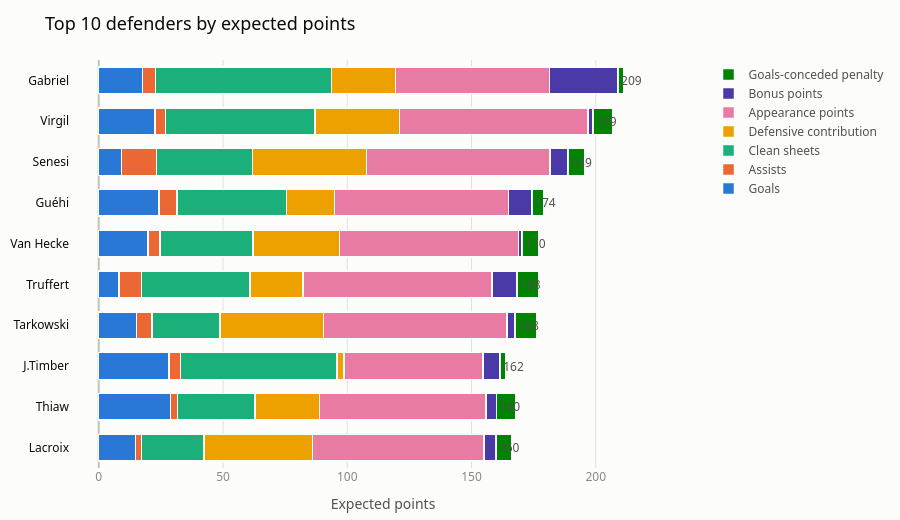

Here is the notebook cell this chart was saved with:
### Code cell
fig = go.Figure()
for col, label, color in COMPONENTS:
    fig.add_trace(go.Bar(
        y=plot_df['web_name'],
        x=plot_df[col],
        name=label,
        orientation='h',
        marker=dict(color=color, line=dict(color=SURFACE, width=1.5)),
        hovertemplate=f'%{{y}}<br>{label}: %{{x:.1f}} pts<extra></extra>',
    ))

# Direct label: net total, via a zero-width trailing bar + textposition='outside' so
# Plotly computes the padding past the bar tip itself, rather than a manual x-offset.
fig.add_trace(go.Bar(
    y=plot_df['web_name'], x=[0] * len(plot_df), orientation='h',
    marker=dict(color='rgba(0,0,0,0)'),
    text=[f'{t:.0f}' for t in plot_df['xPoints']],
    textposition='outside', textfont=dict(color=INK_SECONDARY, size=12),
    showlegend=False, hoverinfo='skip', cliponaxis=False,
))

# conceded_points is negative, so it stacks left of zero — pad the axis on both sides.
left = min(0, plot_df['conceded_points'].min()) * 1.3
right = plot_df['xPoints'].max() * 1.15

fig.update_layout(
    barmode='stack',
    bargap=0.35,
    title=dict(text='Top 10 defenders by expected points', font=dict(color=INK_PRIMARY, size=18)),
    legend=dict(font=dict(color=INK_SECONDARY)),
    plot_bgcolor=SURFACE,
    paper_bgcolor=SURFACE,
    font=dict(family='system-ui, -apple-system, "Segoe UI", sans-serif', color=INK_SECONDARY),
    xaxis=dict(title='Expected points', gridcolor=GRIDLINE, zerolinecolor=AXIS,
               tickfont=dict(color=INK_MUTED), range=[left, right]),
    yaxis=dict(tickfont=dict(color=INK_PRIMARY), automargin=True),
    margin=dict(l=10, r=150, t=60, b=40),
    height=520,
)
fig.show()

### Figure 1 — Plotly figure (JSON) as saved in the notebook; plotly's stock layout.template omitted (floating-point values rounded to 4 significant figures)
{"data": [{"hovertemplate": "%{y}<br>Goals: %{x:.1f} pts<extra></extra>", "marker": {"color": "#2a78d6", "line": {"color": "#fcfcfb", "width": 1.5}}, "name": "Goals", "orientation": "h", "type": "bar", "x": [14.7, 28.8, 28.26, 15.18, 8.1, 19.86, 24.3, 9.18, 22.62, 17.64], "y": ["Lacroix", "Thiaw", "J.Timber", "Tarkowski", "Truffert", "Van Hecke", "Guéhi", "Senesi", "Virgil", "Gabriel"]}, {"hovertemplate": "%{y}<br>Assists: %{x:.1f} pts<extra></extra>", "marker": {"color": "#eb6834", "line": {"color": "#fcfcfb", "width": 1.5}}, "name": "Assists", "orientation": "h", "type": "bar", "x": [2.49, 2.88, 4.59, 6.3, 9.21, 4.71, 7.11, 14.16, 4.32, 5.25], "y": ["Lacroix", "Thiaw", "J.Timber", "Tarkowski", "Truffert", "Van Hecke", "Guéhi", "Senesi", "Virgil", "Gabriel"]}, {"hovertemplate": "%{y}<br>Clean sheets: %{x:.1f} pts<extra></extra>", "marker": {"color": "#1baf7a", "line": {"color": "#fcfcfb", "width": 1.5}}, "name": "Clean sheets", "orientation": "h", "type": "bar", "x": [25.26, 31.19, 63.09, 27.26, 43.46, 37.54, 44.21, 38.46, 60.0, 70.76], "y": ["Lacroix", "Thiaw", "J.Timber", "Tarkowski", "Truffert", "Van Hecke", "Guéhi", "Senesi", "Virgil", "Gabriel"]}, {"hovertemplate": "%{y}<br>Defensive contribution: %{x:.1f} pts<extra></extra>", "marker": {"color": "#eda100", "line": {"color": "#fcfcfb", "width": 1.5}}, "name": "Defensive contribution", "orientation": "h", "type": "bar", "x": [43.65, 26.03, 2.743, 41.6, 21.45, 34.83, 19.34, 45.85, 33.99, 25.74], "y": ["Lacroix", "Thiaw", "J.Timber", "Tarkowski", "Truffert", "Van Hecke", "Guéhi", "Senesi", "Virgil", "Gabriel"]}, {"hovertemplate": "%{y}<br>Appearance points: %{x:.1f} pts<extra></extra>", "marker": {"color": "#e87ba4", "line": {"color": "#fcfcfb", "width": 1.5}}, "name": "Appearance points", "orientation": "h", "type": "bar", "x": [69.0, 67.0, 56.0, 74.0, 76.0, 72.0, 70.0, 74.0, 76.0, 62.0], "y": ["Lacroix", "Thiaw", "J.Timber", "Tarkowski", "Truffert", "Van Hecke", "Guéhi", "Senesi", "Virgil", "Gabriel"]}, {"hovertemplate": "%{y}<br>Bonus points: %{x:.1f} pts<extra></extra>", "marker": {"color": "#4a3aa7", "line": {"color": "#fcfcfb", "width": 1.5}}, "name": "Bonus points", "orientation": "h", "type": "bar", "x": [11.0, 12.0, 9.0, 12.0, 19.0, 8.0, 14.0, 14.0, 10.0, 30.0], "y": ["Lacroix", "Thiaw", "J.Timber", "Tarkowski", "Truffert", "Van Hecke", "Guéhi", "Senesi", "Virgil", "Gabriel"]}, {"hovertemplate": "%{y}<br>Goals-conceded penalty: %{x:.1f} pts<extra></extra>", "marker": {"color": "#008300", "line": {"color": "#fcfcfb", "width": 1.5}}, "name": "Goals-conceded penalty", "orientation": "h", "type": "bar", "x": [-6.314, -7.797, -2.151, -8.763, -8.889, -6.57, -4.605, -6.73, -8.0, -2.412], "y": ["Lacroix", "Thiaw", "J.Timber", "Tarkowski", "Truffert", "Van Hecke", "Guéhi", "Senesi", "Virgil", "Gabriel"]}, {"cliponaxis": false, "hoverinfo": "skip", "marker": {"color": "rgba(0,0,0,0)"}, "orientation": "h", "showlegend": false, "text": ["160", "160", "162", "168", "168", "170", "174", "189", "199", "209"], "textfont": {"color": "#52514e", "size": 12}, "textposition": "outside", "type": "bar", "x": [0, 0, 0, 0, 0, 0, 0, 0, 0, 0], "y": ["Lacroix", "Thiaw", "J.Timber", "Tarkowski", "Truffert", "Van Hecke", "Guéhi", "Senesi", "Virgil", "Gabriel"]}], "layout": {"bargap": 0.35, "barmode": "stack", "font": {"color": "#52514e", "family": "system-ui, -apple-system, \"Segoe UI\", sans-serif"}, "height": 520, "legend": {"font": {"color": "#52514e"}}, "margin": {"b": 40, "l": 10, "r": 150, "t": 60}, "paper_bgcolor": "#fcfcfb", "plot_bgcolor": "#fcfcfb", "title": {"font": {"color": "#0b0b0b", "size": 18}, "text": "Top 10 defenders by expected points"}, "xaxis": {"gridcolor": "#e1e0d9", "range": [-11.56, 240.3], "tickfont": {"color": "#898781"}, "title": {"text": "Expected points"}, "zerolinecolor": "#c3c2b7"}, "yaxis": {"automargin": true, "tickfont": {"color": "#0b0b0b"}}}}
